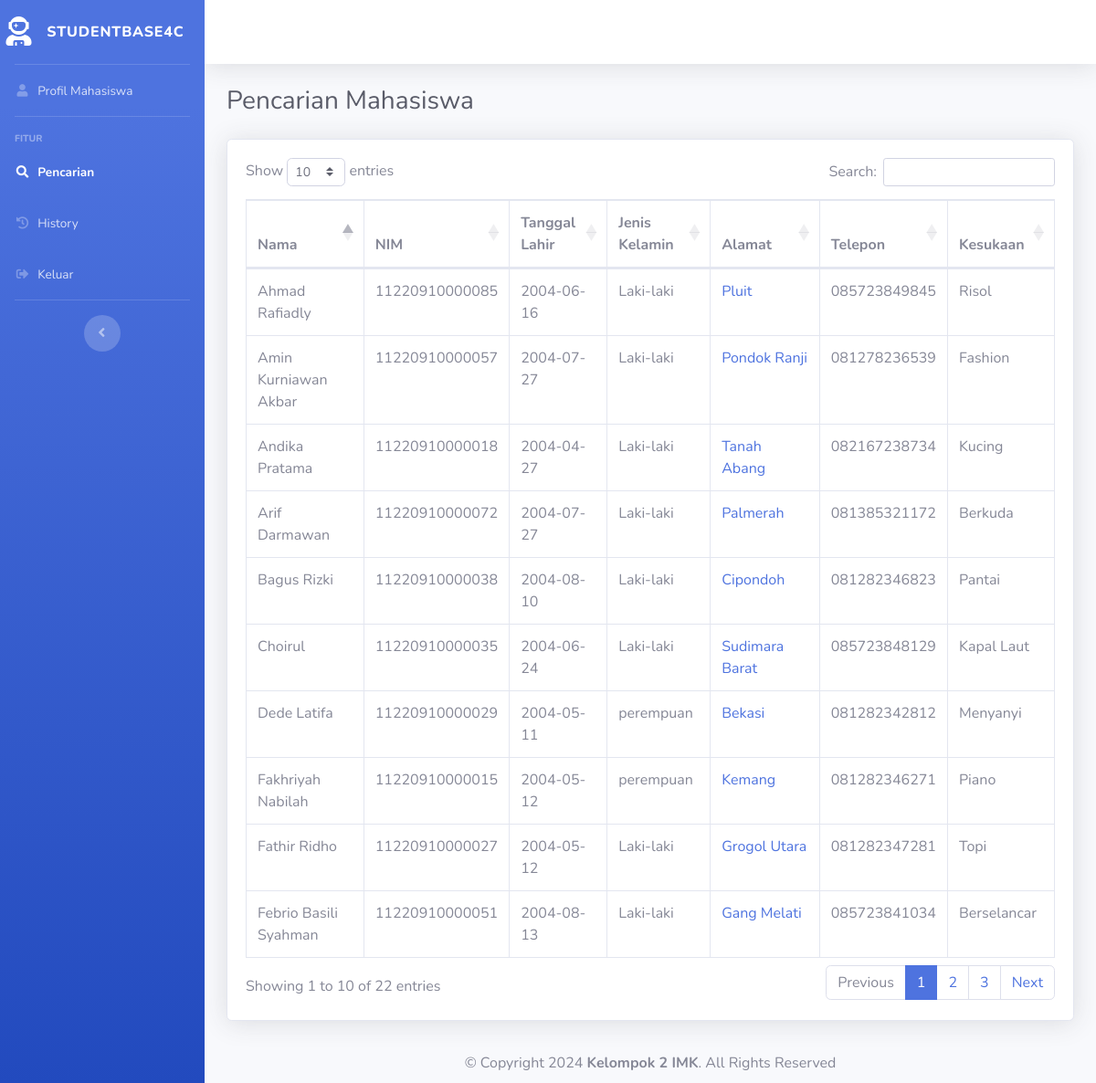
The app's page /mahasiswa/pencarian.php (signed in) with its own data.
### tables this page shows
CREATE TABLE `mahasiswa` (
  `id_mahasiswa` int(11) NOT NULL,
  `nama` varchar(255) NOT NULL,
  `nim` varchar(16) DEFAULT NULL,
  `tanggal_lahir` date DEFAULT NULL,
  `jenis_kelamin` varchar(255) NOT NULL,
  `alamat` text DEFAULT NULL,
  `telepon` varchar(20) DEFAULT NULL,
  `kesukaan` text DEFAULT NULL,
  `password` varchar(255) NOT NULL,
  `latitude` varchar(255) DEFAULT NULL,
  `longitude` varchar(255) DEFAULT NULL
);

### mahasiswa/pencarian.php (the view, shortened to what this page needs)
<!DOCTYPE html>
<html lang="en">
<head>
    <link href="vendor/fontawesome-free/css/all.min.css" rel="stylesheet" type="text/css">
    <link href="css/sb-admin-2.min.css" rel="stylesheet">
    <link href="https://cdn.datatables.net/1.10.25/css/dataTables.bootstrap4.min.css" rel="stylesheet">
</head>
<body id="page-top">
    <div id="wrapper">
        <ul class="navbar-nav bg-gradient-primary sidebar sidebar-dark accordion" id="accordionSidebar">
            <a class="sidebar-brand d-flex align-items-center justify-content-center" href="index.php">
                <div class="sidebar-brand-icon">
                <i class="fas fa-user-astronaut"></i>
                </div>
                <div class="sidebar-brand-text mx-3">StudentBase4C</div>
            </a>
            <hr class="sidebar-divider my-0">
            <li class="nav-item">
                <a class="nav-link" href="index.php">
                    <i class="fas fa-fw fa-user"></i>
                    <span>Profil Mahasiswa</span></a>
            </li>
            <hr class="sidebar-divider">
            <div class="sidebar-heading">
                Fitur
            </div>
            <li class="nav-item active">
                <a class="nav-link" href="pencarian.php">
                    <i class="fas fa-fw fa-search"></i>
                    <span>Pencarian</span></a>
            </li>
            <li class="nav-item">
                <a class="nav-link" href="riwayat-aktivitas.php">
                    <i class="fas fa-fw fa-history"></i>
                    <span>History</span></a>
            </li>
            <li class="nav-item">
                <a class="nav-link" href="../keluar.php">
                    <i class="fas fa-fw fa-sign-out-alt"></i>
                    <span>Keluar</span></a>
            </li>
            <hr class="sidebar-divider d-none d-md-block">
            <div class="text-center d-none d-md-inline">
                <button class="rounded-circle border-0" id="sidebarToggle"></button>
            </div>
        </ul>
        <div id="content-wrapper" class="d-flex flex-column">
            <div id="content">
                <nav class="navbar navbar-expand navbar-light bg-white topbar mb-4 static-top shadow">
                </nav>
                <div class="container-fluid">
                    <h1 class="h3 mb-4 text-gray-800">Pencarian Mahasiswa</h1>
                    <div class="card shadow mb-4">
                        <div class="card-body">
                            <div class="table-responsive">
                                <table class="table table-bordered" id="dataTable" width="100%" cellspacing="0">
                                    <thead>
                                        <tr>
                                            <th>Nama</th>
                                            <th>NIM</th>
                                            <th>Tanggal Lahir</th>
                                            <th>Jenis Kelamin</th>
                                            <th>Alamat</th>
                                            <th>Telepon</th>
                                            <th>Kesukaan</th>
                                        </tr>
                                    </thead>
                                    <tbody>
                                    <?php
                                    include('../koneksi.php');
                                    $query = "SELECT * FROM mahasiswa";
                                    $result = $con->query($query);
                                    if ($result->num_rows > 0) {
                                        while($row = $result->fetch_assoc()) {
                                            echo "<tr>";
                                            echo "<td>" . $row['nama'] . "</td>";
                                            echo "<td>" . $row['nim'] . "</td>";
                                            echo "<td>" . $row['tanggal_lahir'] . "</td>";
                                            echo "<td>" . $row['jenis_kelamin'] . "</td>";
                                            echo "<td><a href='https://www.google.com/maps?q=" . $row['latitude'] . ",+" . $row['longitude'] . "' target='_blank'>" . $row['alamat'] . "</a></td>";
                                            echo "<td>" . $row['telepon'] . "</td>";
                                            echo "<td>" . $row['kesukaan'] . "</td>";
                                            echo "</tr>";
                                        }
                                    } else {
                                        echo "<tr><td colspan='7'>Tidak ada data mahasiswa</td></tr>";
                                    }
                                    ?>
                                    </tbody>
                                </table>
                            </div>
                        </div>
                    </div>
                </div>
            </div>
            <footer id="footer">
                <div class="container">
                <div class="copyright text-center" style="padding: 10px; ">
                    &copy; Copyright 2024 <strong><span>Kelompok 2 IMK</span></strong>. All Rights Reserved
                </div>
                </div>
            </footer>
        </div>
    </div>
</body>
</html>

### records on screen
mahasiswa: nama "Andika Pratama", nim "11220910000018", tanggal_lahir "2004-04-27", jenis_kelamin "Laki-laki", alamat "Tanah Abang", telepon "082167238734", kesukaan "Kucing"
mahasiswa: nama "Fakhriyah Nabilah", nim "11220910000015", tanggal_lahir "2004-05-12", jenis_kelamin "perempuan", alamat "Kemang", telepon "081282346271", kesukaan "Piano"
mahasiswa: nama "Amin Kurniawan Akbar", nim "11220910000057", tanggal_lahir "2004-07-27", jenis_kelamin "Laki-laki", alamat "Pondok Ranji", telepon "081278236539", kesukaan "Fashion"
mahasiswa: nama "Arif Darmawan", nim "11220910000072", tanggal_lahir "2004-07-27", jenis_kelamin "Laki-laki", alamat "Palmerah", telepon "081385321172", kesukaan "Berkuda"
mahasiswa: nama "Febrio Basili Syahman", nim "11220910000051", tanggal_lahir "2004-08-13", jenis_kelamin "Laki-laki", alamat "Gang Melati", telepon "085723841034", kesukaan "Berselancar"
mahasiswa: nama "Bagus Rizki", nim "11220910000038", tanggal_lahir "2004-08-10", jenis_kelamin "Laki-laki", alamat "Cipondoh", telepon "081282346823", kesukaan "Pantai"
mahasiswa: nama "Dede Latifa", nim "11220910000029", tanggal_lahir "2004-05-11", jenis_kelamin "perempuan", alamat "Bekasi", telepon "081282342812", kesukaan "Menyanyi"
mahasiswa: nama "Choirul", nim "11220910000035", tanggal_lahir "2004-06-24", jenis_kelamin "Laki-laki", alamat "Sudimara Barat", telepon "085723848129", kesukaan "Kapal Laut"
mahasiswa: nama "Fathir Ridho", nim "11220910000027", tanggal_lahir "2004-05-12", jenis_kelamin "Laki-laki", alamat "Grogol Utara", telepon "081282347281", kesukaan "Topi"
mahasiswa: nama "Ahmad Rafiadly", nim "11220910000085", tanggal_lahir "2004-06-16", jenis_kelamin "Laki-laki", alamat "Pluit", telepon "085723849845", kesukaan "Risol"
